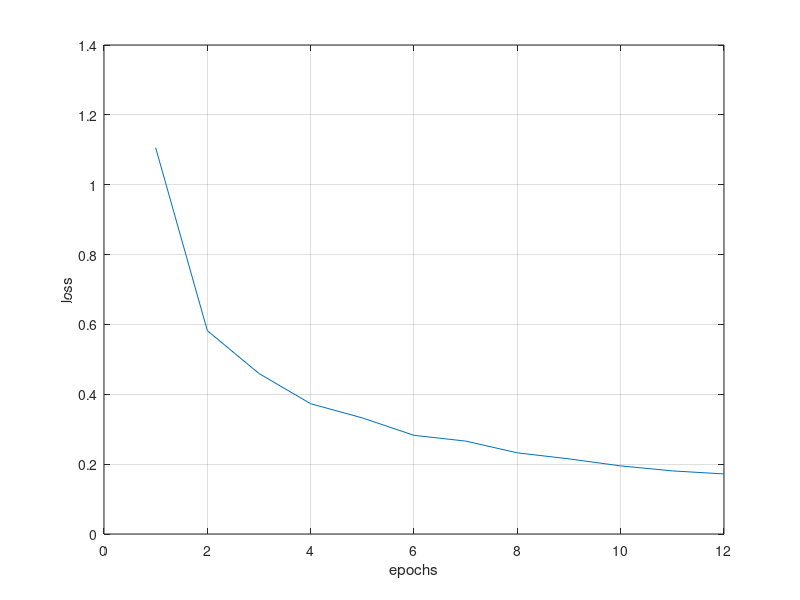

This figure's MATLAB source:
clc;clear all;close all
%%
%loss = [1.1287 0.5130 0.3626 0.2772 0.2202 0.1808 0.1504 0.1308 0.1149 0.1031 0.0938 0.0861];
loss = [1.1059 0.5822 0.4595 0.3730 0.3324 0.2825 0.2660 0.2324 0.2151 0.1950 0.1807 0.1720];
epochs = 1:length(loss);

plot(epochs,loss)
xlabel('epochs'),ylabel('loss'), grid on

